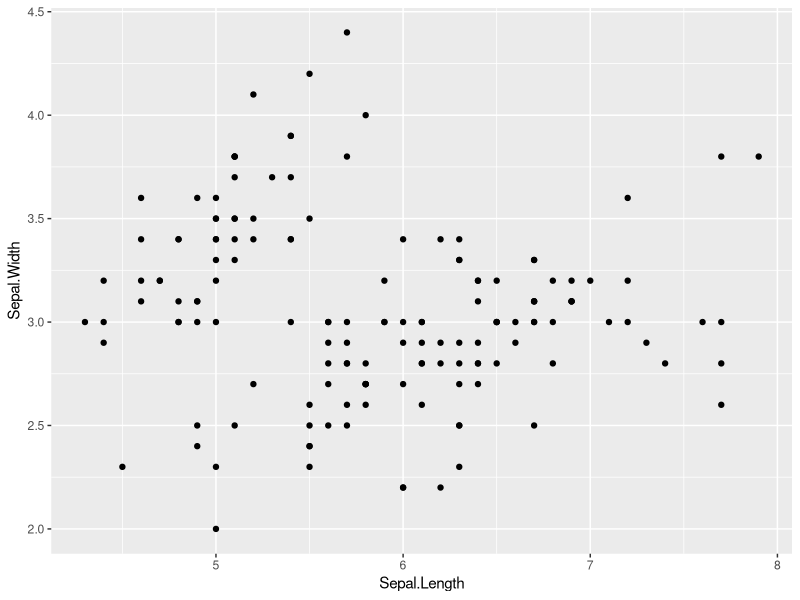
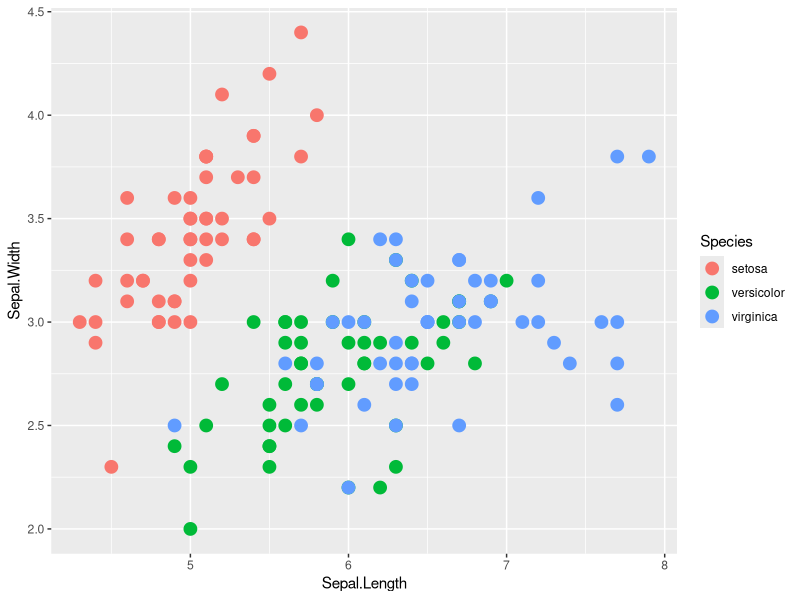
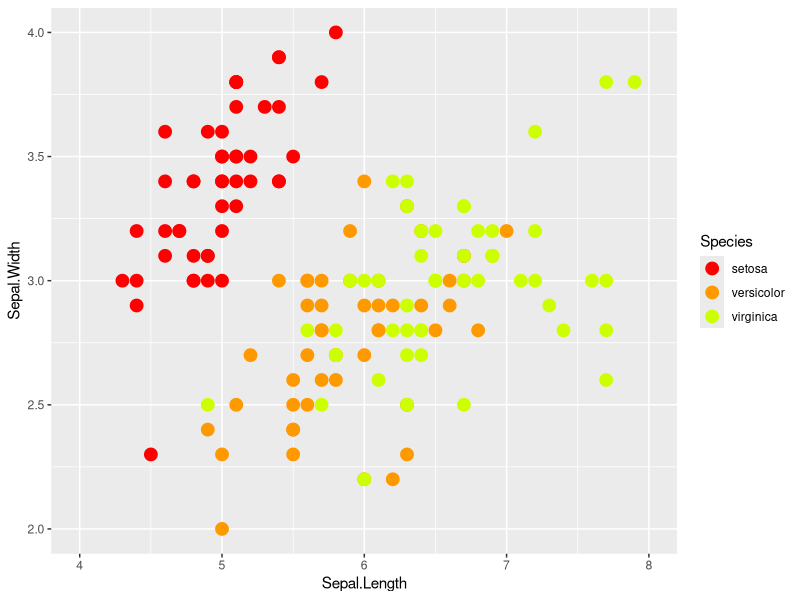
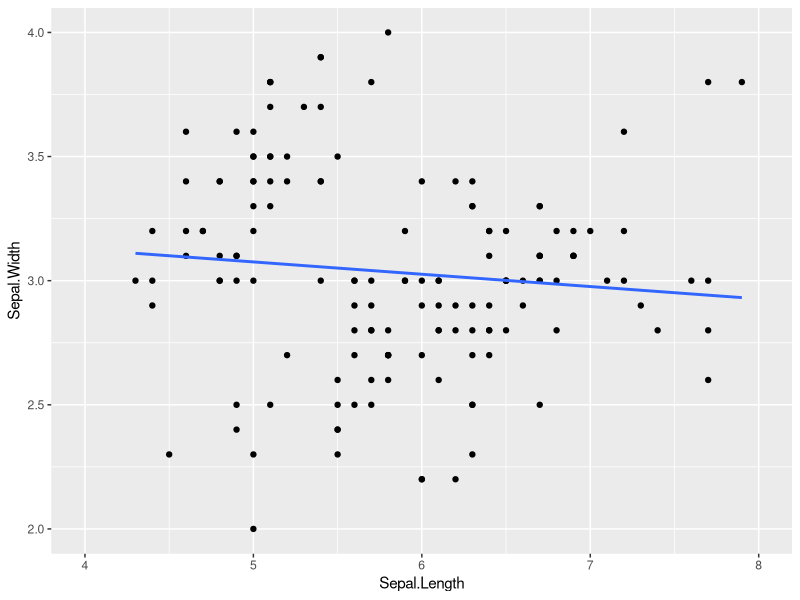
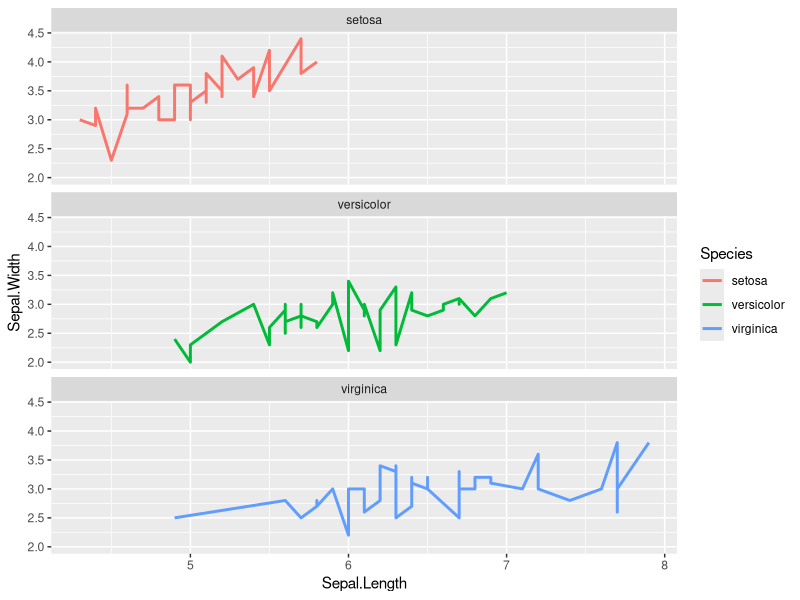
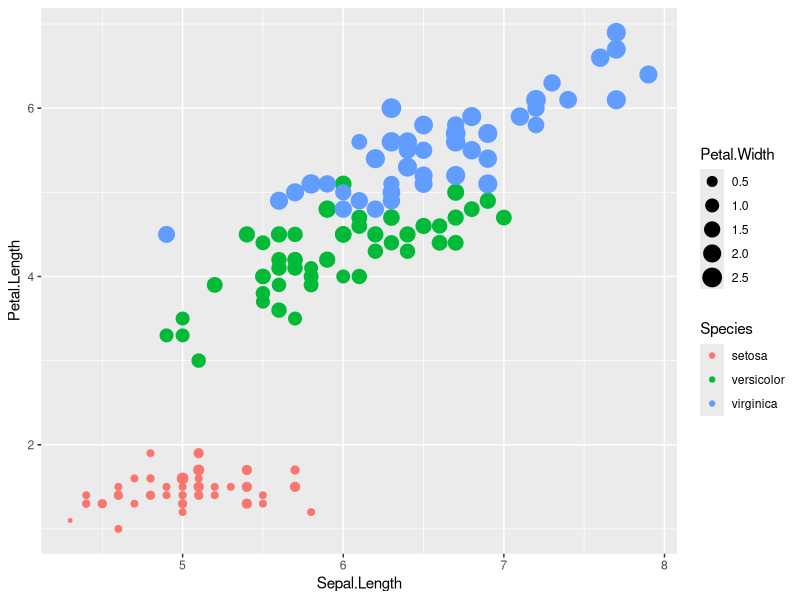
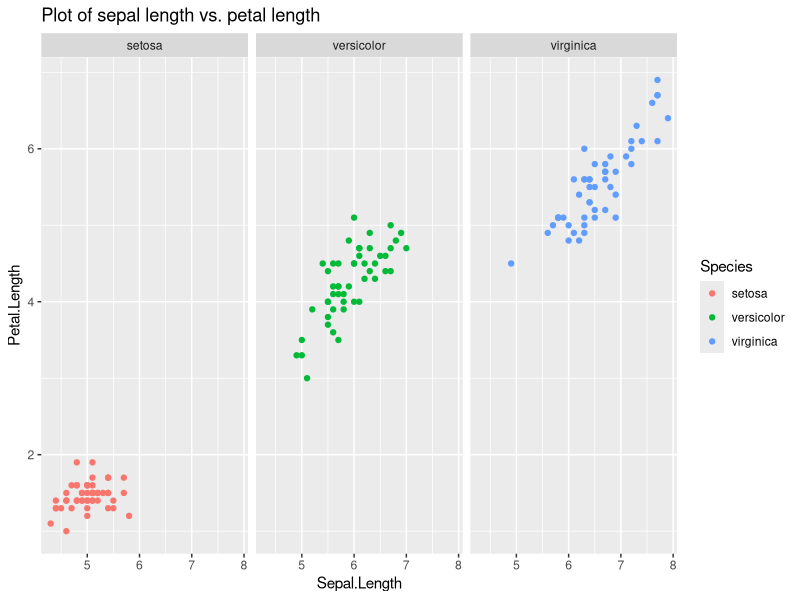
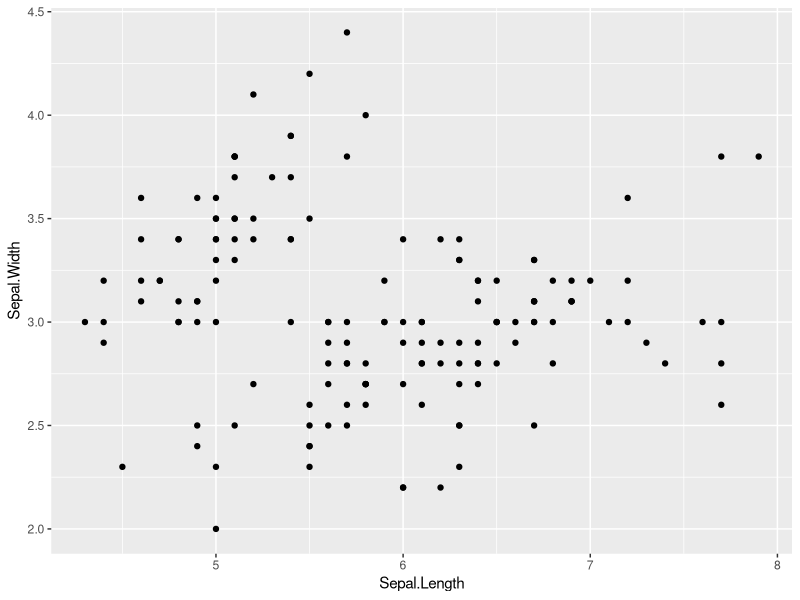

The R script that drew these images, in order: (Note: this script raises an error after producing the figures.)
## ---- chunk 1
knitr::opts_chunk$set(echo = TRUE)
## ---- chunk 2
  library('rmarkdown')
  library("ggplot2")
  diamonds<-diamonds
  iris<-iris
  summary(iris)
## ---- chunk 3
# Calculates the mean values for the aggregates given by the Species column in the iris data set.
 iris_mean <- aggregate(iris[,1:4], by=list(Species=iris$Species), FUN=mean)
# Calculates the standard deviations for the aggregates given by the Species column in the iris data set.
 iris_sd <- aggregate(iris[,1:4], by=list(Species=iris$Species), FUN=sd)
 convertDF <- function(df=df, mycolnames=c("Species", "Values", "Samples")) { myfactor <- rep(colnames(df)[-1], each=length(df[,1]));
# Defines function to convert data frames into ggplot2-friendly format.
mydata <- as.vector(as.matrix(df[,-1])); df <- data.frame(df[,1], mydata, myfactor); colnames(df) <- mycolnames; return(df) }
# Converts iris_mean.
 df_mean <- convertDF(iris_mean, mycolnames=c("Species", "Values", "Samples"))
# Converts iris_sd.
 df_sd <- convertDF(iris_sd, mycolnames=c("Species", "Values", "Samples"))
# Define standard deviation limits.
 limits <- aes(ymax = df_mean[,2] + df_sd[,2], ymin=df_mean[,2] - df_sd[,2])
## ---- chunk 4
dir.create('images')
ggplot(iris, aes(Sepal.Length, Sepal.Width)) + geom_point()
png('images/twovectors.png')
ggplot(iris, aes(Sepal.Length, Sepal.Width)) + geom_point()
dev.off()
## ---- chunk 5
example1 <- ggplot(iris, aes(Sepal.Length, Sepal.Width)) + geom_point(aes(color = Species), size=4)
return(example1)
## ---- chunk 6
example2 <- ggplot(iris, aes(Sepal.Length, Sepal.Width)) + geom_point(aes(color = Species), size=4) + ylim(2,4) + xlim(4,8) + scale_color_manual(values=rainbow(10))
return(example2)
## ---- chunk 7
example3 <- ggplot(iris, aes(Sepal.Length, Sepal.Width)) + geom_point() + stat_smooth(method="lm", se=FALSE) + ylim(2,4) + xlim(4,8) + scale_color_manual(values=rainbow(10))
return(example3)
## ---- chunk 8
example4 <- ggplot(iris, aes(Sepal.Length, Sepal.Width)) + geom_line(aes(color=Species), size=1) + facet_wrap(~Species, ncol=1)
return(example4)
## ---- chunk 9
example5<-qplot(Sepal.Length, Petal.Length, data = iris, color = Species, size = Petal.Width)
return(example5)
## ---- chunk 10
example6<-ggplot(iris, aes(x = Sepal.Length, y = Petal.Length, color=Species)) + geom_point() + facet_wrap(~Species) + ggtitle("Plot of sepal length vs. petal length")
return(example6)
## ---- chunk 11
inputPanel(
  selectInput("var1", label = "Choose Xaxis:", choices = c("Sepal.Length","Petal.Length"), selected = "Petal.Length"),
  selectInput("var2",  label = "Choose Yaxis:", choices = c("Sepal.Width","Petal.Width"), selected = "Petal.Width")
)
## ---- chunk 12
renderPlot({
  x_axis <- input$var1
  y_axis <- input$var2
  species <- "Species"
   example13<-ggplot(iris, aes_string(x = x_axis, y = y_axis, color=species)) + geom_point() + facet_wrap(~Species) + ggtitle("Plot of sepal length vs. petal length")
   example13
}) 
